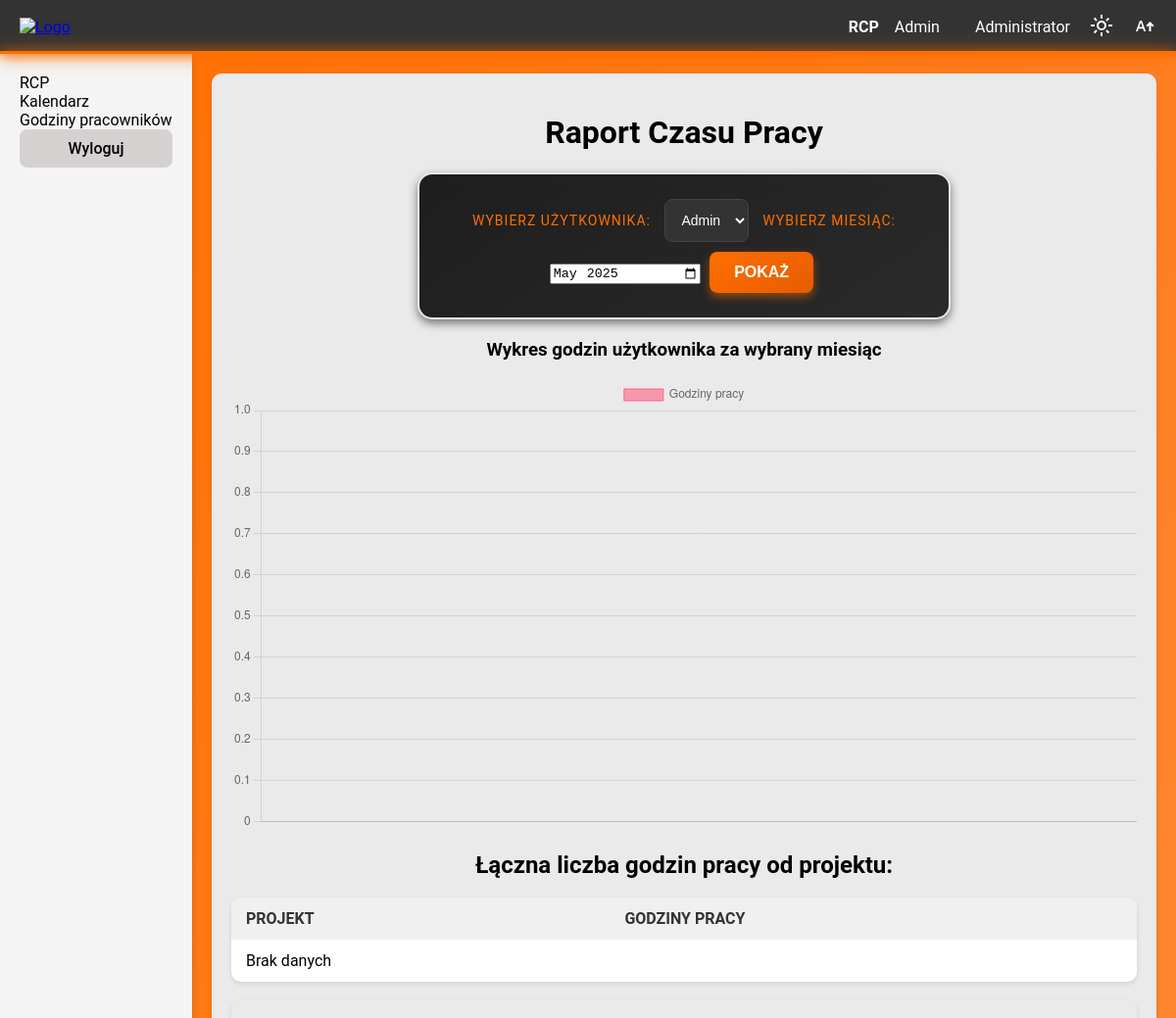
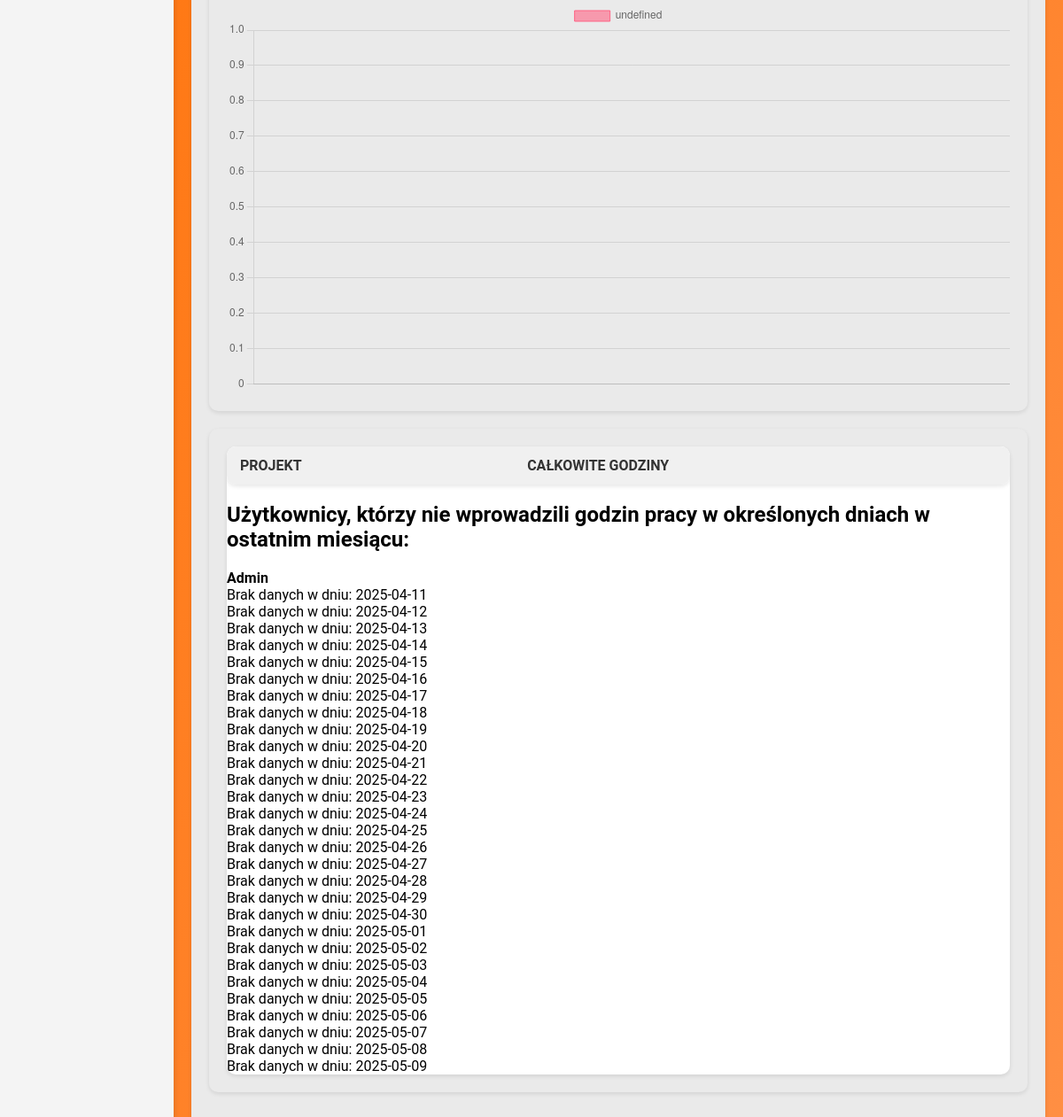
Page /workers_hours.php (signed in) on the committed database (2 pictures, top to bottom).
### tables this page shows
CREATE TABLE `users` (
  `ID` int(11) NOT NULL,
  `username` varchar(50) NOT NULL,
  `password` varchar(255) NOT NULL,
  `role` enum('user','admin','','') NOT NULL,
  `created_at` timestamp NOT NULL DEFAULT current_timestamp() ON UPDATE current_timestamp()
);

### workers_hours.php (the view, shortened to what this page needs)
<?php
include('db.php');
$query_users = "SELECT id, username FROM users";
$stmt_users = $conn->prepare($query_users);
$stmt_users->execute();
$result_users = $stmt_users->get_result();
$user_id = isset($_GET['user_id']) ? $_GET['user_id'] : $_SESSION['user_id'];
$current_month = date('Y-m');
$projectRows = [];
$projectsUser = [];
$hoursUser = [];
$projects = [];
$hours = [];
$projectsJson = json_encode($projects);
$hoursJson = json_encode($hours);
$projectsUserJson = json_encode($projectsUser);
$hoursUserJson = json_encode($hoursUser);
$query_missing_hours = "
    SELECT u.id, u.username,
           DATE_SUB(CURDATE(), INTERVAL n.n DAY) AS missing_date
    FROM users u
    CROSS JOIN (SELECT 0 AS n UNION ALL SELECT 1 UNION ALL SELECT 2 UNION ALL SELECT 3 UNION ALL
                SELECT 4 UNION ALL SELECT 5 UNION ALL SELECT 6 UNION ALL SELECT 7 UNION ALL
                SELECT 8 UNION ALL SELECT 9 UNION ALL SELECT 10 UNION ALL SELECT 11 UNION ALL
                SELECT 12 UNION ALL SELECT 13 UNION ALL SELECT 14 UNION ALL SELECT 15 UNION ALL
                SELECT 16 UNION ALL SELECT 17 UNION ALL SELECT 18 UNION ALL SELECT 19 UNION ALL
                SELECT 20 UNION ALL SELECT 21 UNION ALL SELECT 22 UNION ALL SELECT 23 UNION ALL
                SELECT 24 UNION ALL SELECT 25 UNION ALL SELECT 26 UNION ALL SELECT 27 UNION ALL
                SELECT 28) n
    LEFT JOIN work_entries we ON u.id = we.user_id
                               AND DATE(we.created_at) = DATE_SUB(CURDATE(), INTERVAL n.n DAY)
    WHERE we.id IS NULL
    AND u.id NOT IN (SELECT DISTINCT user_id FROM work_entries WHERE created_at >= CURDATE() - INTERVAL 1 MONTH)
    ORDER BY u.username, missing_date;
";
$stmt_missing_hours = $conn->prepare($query_missing_hours);
$stmt_missing_hours->execute();
$result_missing_hours = $stmt_missing_hours->get_result();
$output = "";
if ($result_missing_hours->num_rows > 0) {
    $output .= "<h2>Użytkownicy, którzy nie wprowadzili godzin pracy w określonych dniach w ostatnim miesiącu:</h2>";
    $output .= "<ul>";
    $current_user = "";
    while ($row = $result_missing_hours->fetch_assoc()) {
        $username = htmlspecialchars($row['username']);
        $missing_date = $row['missing_date'];
        if ($current_user != $username) {
            $output .= "<li><strong>$username</strong>";
            $output .= "<ul>";
            $current_user = $username;
        }
        $output .= "<li>Brak danych w dniu: $missing_date</li>";
    }
    $output .= "</ul>";
    $output .= "</ul>";
} else {
    $output .= "<p>Wszyscy użytkownicy wprowadzili godziny pracy w ostatnim miesiącu.</p>";
}
?>
<!DOCTYPE html>
<html lang="pl">
<head>
    <link rel="stylesheet" href="style.css">
</head>
<body>
    <nav class="navbar">
        <div class="nav-left">
        <a href="index.php" class="logo"><img src="ETA-logo.jpg" alt="Logo"></a>
        </div>
        <div class="nav-right">
            <a href="index.php" class="RCP">RCP</a>
        <p class="navbar-user">
            <?php echo htmlspecialchars($_SESSION['username']); ?>
        </p>
            <?php
            if (isset($_SESSION['role']) && $_SESSION['role'] == 'admin') {
            echo '<a href="admin_dashboard.php">Administrator</a>';
            }
            ?>
            <button id="theme-toggle" onclick="toggleTheme()" style="background: none; border: none; padding: 0; cursor: pointer;">
            </button>
        <button id="font-toggle" onclick="toggleFontSize()" style="background: none; border: none; padding: 0; cursor: pointer;">
            <svg xmlns="http://www.w3.org/2000/svg" height="24px" viewBox="0 -960 960 960" width="24px" fill="#1f1f1f">
                <path d="M660-240v-248l-64 64-56-56 160-160 160 160-56 56-64-64v248h-80Zm-540 0 165-440h79l165 440h-76l-39-113H236l-40 113h-76Zm139-177h131l-65-182h-4l-62 182Z"/>
            </svg>
        </button>
        </div>
    </nav>
    <div class="container">
        <div class="sidebar">
            <ul class="sidebar-menu">
                <li><a href="index.php">RCP</a></li>
                <li><a href="kalendarz.php">Kalendarz</a></li>
                <?php
            if (isset($_SESSION['role']) && $_SESSION['role'] == 'admin') {
            echo '<a href="workers_hours.php">Godziny pracowników</a>';
            }
            ?>
            </ul>
            <a href="?logout=true" class="logout-btn">Wyloguj</a>
        </div>
        <div class="main">
            <div class="block large">
                <div style="text-align: center; margin-top: 10px;">
                <h1>Raport Czasu Pracy</h1>
<form method="GET" action="workers_hours.php">
    <label for="user_id">Wybierz użytkownika: </label>
    <select name="user_id" id="user_id">
        <?php
        while ($row_user = $result_users->fetch_assoc()) {
            echo "<option value='" . $row_user['id'] . "'" . ($row_user['id'] == $user_id ? " selected" : "") . ">" . htmlspecialchars($row_user['username']) . "</option>";
        }
        ?>
    </select>
    <label for="month">Wybierz miesiąc: </label> <br>
    <input type="month" id="month" name="month" value="<?php echo htmlspecialchars($current_month); ?>" />
    <button type="submit">Pokaż</button>
</form>
<h3>Wykres godzin użytkownika za wybrany miesiąc</h3>
<canvas id="myChartUser" width="400" height="200"></canvas>
<script>
    // data from PHP to JavaScript
    const userProjects = <?php echo $projectsUserJson; ?>;
    const userHours = <?php echo $hoursUserJson; ?>;
    // Debugging: check if data is correct
    console.log('Projects:', userProjects);
    console.log('Hours:', userHours);
    const ctxUser = document.getElementById('myChartUser').getContext('2d');
    const chartUser = new Chart(ctxUser, {
        type: 'bar',
        data: {
            labels: userProjects, // X axis labels (project names)
            datasets: [{
                label: 'Godziny pracy',
                data: userHours, // chartUserData (hours)
                backgroundColor: [
                    'rgba(255, 99, 132, 0.6)', 'rgba(75, 192, 192, 0.6)', 'rgba(54, 162, 235, 0.6)',
                    'rgba(255, 159, 64, 0.6)', 'rgba(255, 205, 86, 0.6)', 'rgba(153, 102, 255, 0.6)',
                    'rgba(41, 171, 226, 0.6)', 'rgba(255, 99, 71, 0.6)', 'rgba(0, 255, 0, 0.6)',
                    'rgba(153, 50, 204, 0.6)'
                ],
                borderColor: [
                    'rgba(255, 99, 132, 1)', 'rgba(75, 192, 192, 1)', 'rgba(54, 162, 235, 1)',
                    'rgba(255, 159, 64, 1)', 'rgba(255, 205, 86, 1)', 'rgba(153, 102, 255, 1)',
                    'rgba(41, 171, 226, 1)', 'rgba(255, 99, 71, 1)', 'rgba(0, 255, 0, 1)',
                    'rgba(153, 50, 204, 1)'
                ],
                borderWidth: 1,
                barThickness: 30
            }]
        },
        options: {
            responsive: true,
            scales: {
                y: {
                    beginAtZero: true
                }
            }
        }
    });
</script>
 <h2>Łączna liczba godzin pracy od projektu:</h2>
<table class="workers_hours_list">
    <thead>
        <tr>
            <th>Projekt</th>
            <th>Godziny pracy</th>
        </tr>
    </thead>
    <tbody>
    <?php
        if (!empty($projectRows)) {
            foreach ($projectRows as $row_project) {
                echo "<tr>";
                echo "<td>" . htmlspecialchars($row_project['project_name']) . "</td>";
                echo "<td>" . htmlspecialchars($row_project['total_hours']) . " godz.</td>";
                echo "</tr>";
            }
        } else {
            echo "<tr><td colspan='2'>Brak danych</td></tr>";
        }
        ?>
    </tbody>
</table>
<br>
                </div>
                <div class="block large">
                <canvas id="myChart2" height="auto"></canvas>
                </div>
                <div class="block large">
                    <div class="workers_hours_list">
                    <table class="workers_hours_list">
                    <thead>
    <tr>
        <th>Projekt</th>
        <th>Całkowite godziny</th>
    </tr>
</thead>
</table>
<script>
    // Otrzymane dane z PHP w formie JSON
    const projects = <?php echo $projectsJson; ?>;
    const hours = <?php echo $hoursJson; ?>;
    // Konfiguracja wykresu
    const ctx = document.getElementById('myChart2').getContext('2d');
    const chart = new Chart(ctx, {
        type: 'bar', // Typ wykresu - słupkowy
        data: {
            labels: projects, // Etykiety dla osi X
            datasets: [{
                data: hours,
                backgroundColor: [
                    'rgba(255, 99, 132, 0.6)', 'rgba(75, 192, 192, 0.6)', 'rgba(54, 162, 235, 0.6)',
                    'rgba(255, 159, 64, 0.6)', 'rgba(255, 205, 86, 0.6)', 'rgba(153, 102, 255, 0.6)',
                    'rgba(41, 171, 226, 0.6)', 'rgba(255, 99, 71, 0.6)', 'rgba(0, 255, 0, 0.6)',
                    'rgba(153, 50, 204, 0.6)', 'rgba(255, 99, 132, 0.6)', 'rgba(75, 192, 192, 0.6)',
                    'rgba(54, 162, 235, 0.6)', 'rgba(255, 159, 64, 0.6)', 'rgba(255, 205, 86, 0.6)',
                    'rgba(153, 102, 255, 0.6)', 'rgba(41, 171, 226, 0.6)', 'rgba(255, 99, 71, 0.6)',
                    'rgba(0, 255, 0, 0.6)', 'rgba(153, 50, 204, 0.6)', 'rgba(255, 99, 132, 0.6)'
                ],
                borderColor: [
                    'rgba(255, 99, 132, 1)', 'rgba(75, 192, 192, 1)', 'rgba(54, 162, 235, 1)',
                    'rgba(255, 159, 64, 1)', 'rgba(255, 205, 86, 1)', 'rgba(153, 102, 255, 1)',
                    'rgba(41, 171, 226, 1)', 'rgba(255, 99, 71, 1)', 'rgba(0, 255, 0, 1)',
                    'rgba(153, 50, 204, 1)', 'rgba(255, 99, 132, 1)', 'rgba(75, 192, 192, 1)',
                    'rgba(54, 162, 235, 1)', 'rgba(255, 159, 64, 1)', 'rgba(255, 205, 86, 1)',
                    'rgba(153, 102, 255, 1)', 'rgba(41, 171, 226, 1)', 'rgba(255, 99, 71, 1)',
                    'rgba(0, 255, 0, 1)', 'rgba(153, 50, 204, 1)', 'rgba(255, 99, 132, 1)'
                ],
                borderWidth: 1,
                barThickness: 30 // Możesz zmniejszyć wartość, aby słupki były cieńsze
            }]
        },
        options: {
            responsive: true,
            scales: {
                y: {
                    beginAtZero: true // Oś Y zaczyna się od zera
                }
            }
        }
    });
</script>
        <?php echo $output; ?>
                    </div>
                </div>
            </div>
        </div>
</body>
</html>

### style.css (style rules this page uses)
body { margin: 0; font-family: Arial, sans-serif; background: linear-gradient(120deg, #ff6f00, #ff8f44); font-family: 'Roboto', sans-serif; }
.navbar { background-color: #333; color: white; padding: 10px 20px; text-align: center; position: relative; box-shadow: 0 0 15px #FF6F00; }
.navbar:after { content: ""; position: absolute; bottom: 0; left: 0; width: 100%; height: 3px; background: #FF6F00; box-shadow: 0 0 10px #FF6F00, 0 0 20px #FF6F00, 0 0 15px #FF6F00 inset; }
.navbar { display: flex; justify-content: space-between; align-items: center; }
.navbar-user { color: white; padding: 8px 16px; margin: 0; cursor: default; transition: color 0.3s ease; }
.logo img { height: 40px; width: auto; }
.nav-left { display: flex; align-items: center; }
.nav-right { display: flex; align-items: center; }
.nav-right a, button { color: white; text-decoration: none; margin-left: 20px; transition: color 0.3s; }
.container { display: flex; min-height: 100vh; align-items: stretch; }
.sidebar { width: 13%; background-color: #f4f4f4; padding: 20px; box-shadow: 2px 0 5px rgba(0, 0, 0, 0.1); flex-shrink: 0; min-height: 100%; }
.logout-btn { background-color: #c7bfbfa7; color: black; border: none; padding: 10px 20px; cursor: pointer; border-radius: 8px; transition: background-color 0.3s ease, transform 0.2s ease, color 0.3s ease; margin-top: auto; display: block; text-align: center; font-weight: 550; }
.main { flex: 1; display: flex; flex-direction: column; justify-content: center; height: 100%; width: 100%; padding: 20px; }
.block { background-color: #eaeaea; margin-bottom: 20px; padding: 20px; box-shadow: 0 2px 5px rgba(0, 0, 0, 0.1); }
.block.large { flex: 2; border-radius: 10px; }
svg { fill: currentColor; }
form { max-width: 500px; margin: 20px auto; padding: 20px; background: linear-gradient(145deg, #1e1e1e, #2a2a2a); border-radius: 15px; box-shadow: 0 4px 10px rgba(0, 0, 0, 0.5); color: #ffffff; border: 2px solid transparent; background-clip: padding-box; position: relative; }
form:before { content: ''; position: absolute; top: -2px; left: -2px; right: -2px; bottom: -2px; background: linear-gradient(145deg, #ff6f00, #e65c00); z-index: -1; border-radius: 15px; }
form label { color: #ff6f00; font-size: 14px; text-transform: uppercase; letter-spacing: 1px; margin: 5px; }
form input[type="text"], form input[type="email"], form input[type="password"], form textarea, form select { background-color: #333333; color: #ffffff; border: 1px solid #444444; border-radius: 8px; padding: 12px; font-size: 14px; transition: border-color 0.3s, box-shadow 0.3s; margin: 5px; }
form button { display: inline-block; padding: 12px 25px; background: linear-gradient(145deg, #ff6f00, #e65c00); color: #ffffff; border: none; border-radius: 8px; font-size: 16px; font-weight: bold; text-transform: uppercase; cursor: pointer; transition: background 0.3s, box-shadow 0.3s; box-shadow: 0 4px 10px rgba(255, 111, 0, 0.5); margin: 5px; }
ul, li { list-style-type: none; margin: 0; padding: 0; }
.navbar svg { transition: fill 0.3s ease; }
.sidebar a { color: inherit; text-decoration: none; }
.RCP { font-weight: bold; }
.block { display: block; }
.large { max-width: 100%; }
.workers_hours_list { width: 100%; border-collapse: collapse; margin: 0; padding: 0; font-size: 16px; background-color: #ffffff; border-radius: 10px; overflow: hidden; box-shadow: 0 2px 5px rgba(0, 0, 0, 0.1); }
.workers_hours_list th, .workers_hours_list td { padding: 12px 15px; text-align: left; border: none; min-width: 80px; }
.workers_hours_list th { background-color: #f0f0f0; color: #333333; font-weight: bold; text-transform: uppercase; }

### rows in the picture
users: username "Admin", missing_date "2025-04-11", missing_date "2025-04-12", missing_date "2025-04-13", missing_date "2025-04-14", missing_date "2025-04-15", missing_date "2025-04-16", missing_date "2025-04-17", missing_date "2025-04-18", missing_date "2025-04-19", missing_date "2025-04-20", missing_date "2025-04-21", missing_date "2025-04-22", missing_date "2025-04-23", missing_date "2025-04-24", missing_date "2025-04-25", missing_date "2025-04-26", missing_date "2025-04-27", missing_date "2025-04-28", missing_date "2025-04-29", missing_date "2025-04-30", missing_date "2025-05-01", missing_date "2025-05-02", missing_date "2025-05-03", missing_date "2025-05-04", missing_date "2025-05-05", missing_date "2025-05-06", missing_date "2025-05-07", missing_date "2025-05-08", missing_date "2025-05-09"

### other values in the picture
$_SESSION['username'] "Admin"
form field user_id "Admin"
